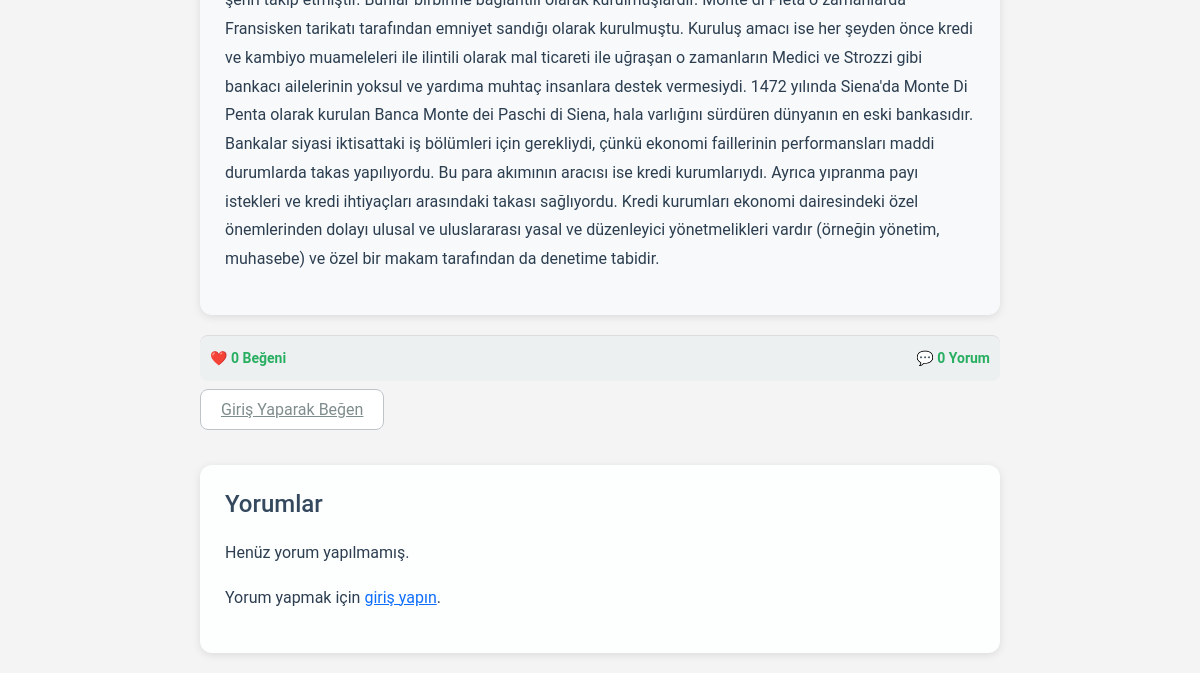
The page /news/articles/5/ (lower part) on the database as committed earlier.
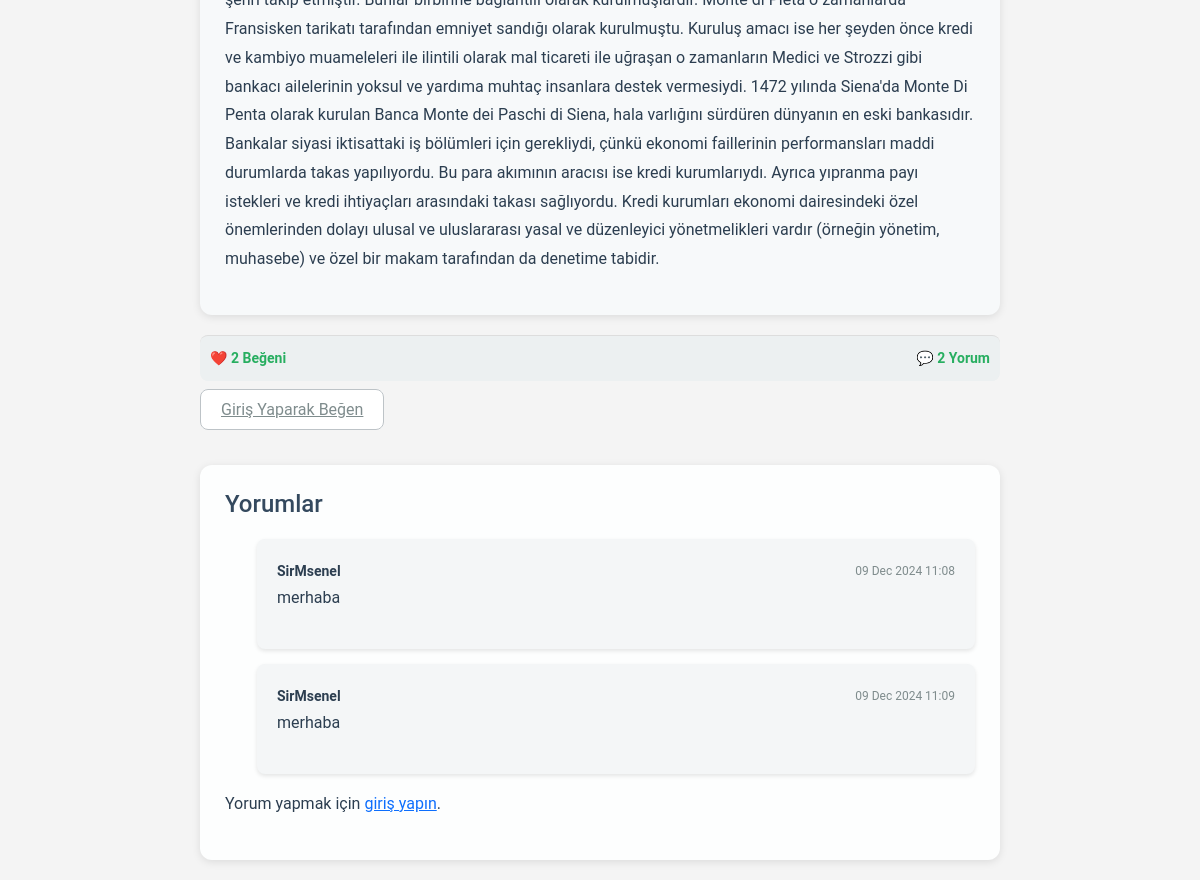
The same page on the database as committed later.
### news/models.py (models this page shows, shortened)
class Article(models.Model):
    title = models.CharField(max_length=200)  # Makale başlığı
    summary = models.TextField()  # Makale özeti
    content = models.TextField()  # Makale içeriği
    image = models.ImageField(upload_to='articles/', null=True, blank=True)  # Makale görseli
    category = models.CharField(max_length=100, null=True, blank=True)  # Makale kategorisi
    created_at = models.DateTimeField(auto_now_add=True)  # Yorumun oluşturulma tarihi
    published_at = models.DateTimeField(null=True, blank=True)  # Yayınlanma tarihi
    likes = models.ManyToManyField(User, related_name='liked_articles', blank=True)  # Beğeniler

class ArticleComment(models.Model):
    article = models.ForeignKey(Article, on_delete=models.CASCADE, related_name='comments')  # Makale ile ilişki
    user = models.ForeignKey(User, on_delete=models.CASCADE)  # Yorumu yapan kullanıcı
    text = models.TextField()  # Yorum içeriği
    created_at = models.DateTimeField(auto_now_add=True)  # Yorumun oluşturulma tarihi

### news/views.py (the view)
# urls.py: path('articles/<int:id>/', views.article_detail, name='article_detail'),  # Makale detay sayfası
def article_detail(request, id):
    article = get_object_or_404(Article, id=id)
    return render(request, 'news/article_detail.html', {'article': article})

### news/templates/news/article_detail.html (shortened to what this page needs)
{% extends "base.html" %}
{% block content %}
<div class="article-detail-page">
    <div class="article-content">
        <p>{{ article.content }}</p>
    </div>
    <div class="article-meta">
        <span class="likes">❤️ {{ article.likes.count }} Beğeni</span>
        <span class="comments">💬 {{ article.comments.count }} Yorum</span>
    </div>
    <div class="like-section">
        {% if user.is_authenticated %}
        <form action="{% url 'like_article' article.id %}" method="post">
            {% csrf_token %}
            <button type="submit" class="like-button">
                {% if request.user in article.likes.all %}
                ❤️ Beğenildi
                {% else %}
                🤍 Beğen
                {% endif %}
            </button>
        </form>
        {% else %}
        <a href="{% url 'login' %}" class="like-button">Giriş Yaparak Beğen</a>
        {% endif %}
    </div>
    <div class="comments-section">
        <h2>Yorumlar</h2>
        {% if article.comments.exists %}
        <ul class="comments-list">
            {% for comment in article.comments.all %}
            <li class="comment-item">
                <div class="comment-header">
                    <strong>{{ comment.user.username }}</strong>
                    <small>{{ comment.created_at|date:"d M Y H:i" }}</small>
                </div>
                <p class="comment-text">{{ comment.text }}</p>
            </li>
            {% endfor %}
        </ul>
        {% else %}
        <p>Henüz yorum yapılmamış.</p>
        {% endif %}
        {% if user.is_authenticated %}
        <form action="{% url 'add_comment' article.id %}" method="post">
            {% csrf_token %}
            <textarea name="text" placeholder="Yorumunuzu yazın..." required></textarea>
            <button type="submit" class="comment-submit-button">Yorum Yap</button>
        </form>
        {% else %}
        <p>Yorum yapmak için <a href="{% url 'login' %}">giriş yapın</a>.</p>
        {% endif %}
    </div>
</div>
{% endblock %}

Rows that differ between the two databases and show on the page:
computed for Article: likes.count "0" → "2"; comments.count "0" → "2"
added ArticleComment: user.username "SirMsenel", created_at "09 Dec 2024 11:08", text "merhaba"
added ArticleComment: user.username "SirMsenel", created_at "09 Dec 2024 11:09", text "merhaba"
Other text that changed with them:
text no longer shown: "Henüz yorum yapılmamış."
